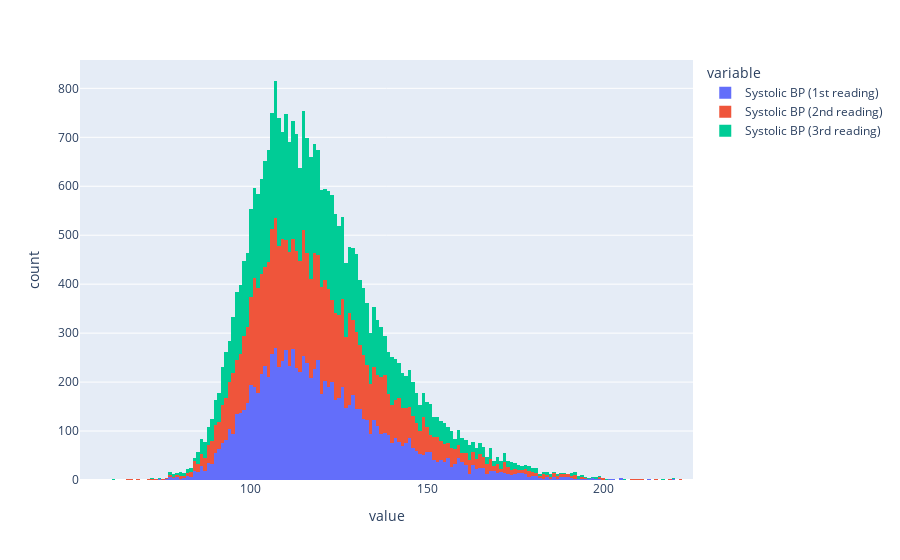

Notebook source saved alongside this figure:
### Code cell
# Blood pressure data
fig = px.histogram(nhanesDataBp,
                   x=['Systolic BP (1st reading)', 'Systolic BP (2nd reading)', 'Systolic BP (3rd reading)'])
fig.show()

### Figure 1 — Plotly figure (JSON) as saved in the notebook; plotly's stock layout.template omitted (floating-point values rounded to 4 significant figures; data arrays with more than 128 entries replaced by an {"elided": "..."} marker saying what was removed)
{"data": [{"alignmentgroup": "True", "bingroup": "x", "hovertemplate": "variable=Systolic BP (1st reading)<br>value=%{x}<br>count=%{y}<extra></extra>", "legendgroup": "Systolic BP (1st reading)", "marker": {"color": "#636efa", "pattern": {"shape": ""}}, "name": "Systolic BP (1st reading)", "offsetgroup": "Systolic BP (1st reading)", "orientation": "v", "showlegend": true, "type": "histogram", "x": {"elided": "11656 int values"}, "xaxis": "x", "yaxis": "y"}, {"alignmentgroup": "True", "bingroup": "x", "hovertemplate": "variable=Systolic BP (2nd reading)<br>value=%{x}<br>count=%{y}<extra></extra>", "legendgroup": "Systolic BP (2nd reading)", "marker": {"color": "#EF553B", "pattern": {"shape": ""}}, "name": "Systolic BP (2nd reading)", "offsetgroup": "Systolic BP (2nd reading)", "orientation": "v", "showlegend": true, "type": "histogram", "x": {"elided": "11656 int values"}, "xaxis": "x", "yaxis": "y"}, {"alignmentgroup": "True", "bingroup": "x", "hovertemplate": "variable=Systolic BP (3rd reading)<br>value=%{x}<br>count=%{y}<extra></extra>", "legendgroup": "Systolic BP (3rd reading)", "marker": {"color": "#00cc96", "pattern": {"shape": ""}}, "name": "Systolic BP (3rd reading)", "offsetgroup": "Systolic BP (3rd reading)", "orientation": "v", "showlegend": true, "type": "histogram", "x": {"elided": "11656 int values"}, "xaxis": "x", "yaxis": "y"}], "layout": {"autosize": true, "barmode": "relative", "legend": {"title": {"text": "variable"}, "tracegroupgap": 0}, "margin": {"t": 60}, "xaxis": {"anchor": "y", "autorange": true, "domain": [0, 1], "range": [51.5, 225.5], "title": {"text": "value"}, "type": "linear"}, "yaxis": {"anchor": "x", "autorange": true, "domain": [0, 1], "range": [0, 857.9], "title": {"text": "count"}}}}
